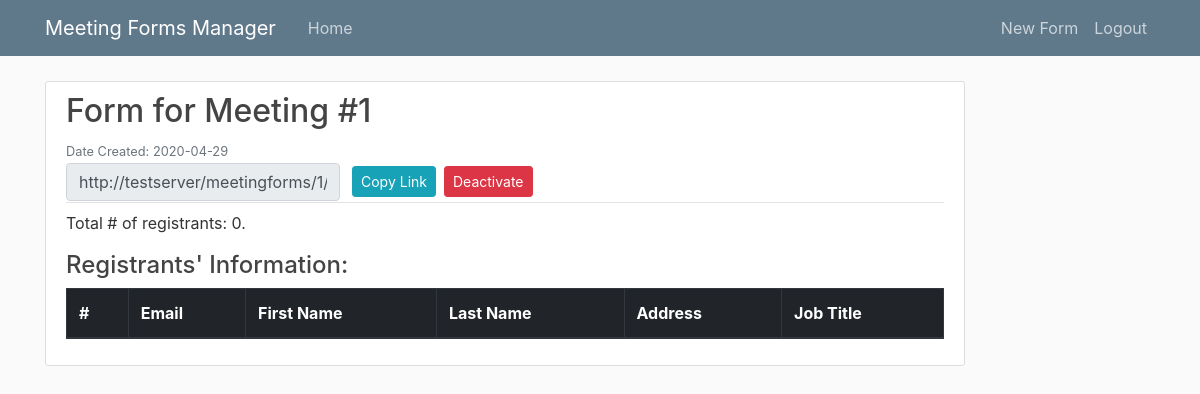
The app's page /meetingforms/1 (signed in), older data.
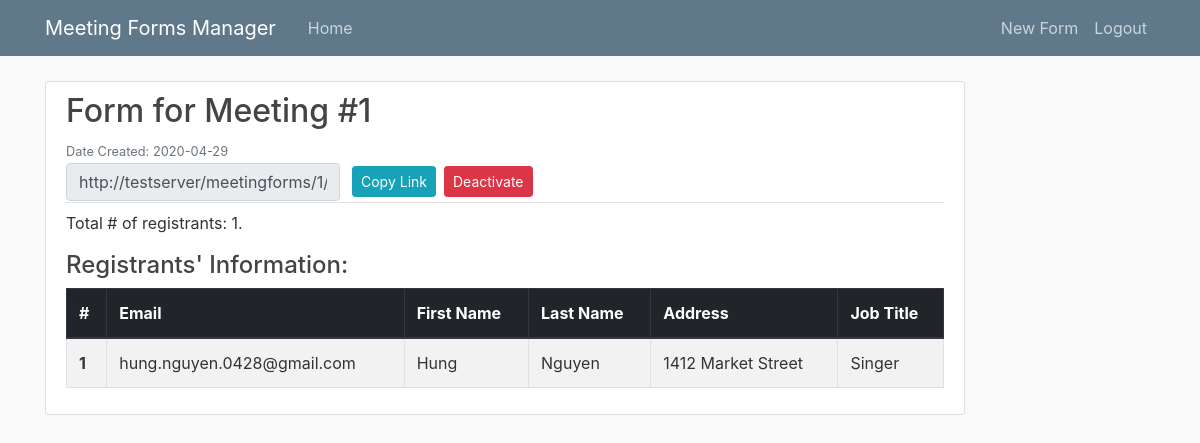
The same page, newer data.
### zoom_app/models.py (models this page shows, shortened)
class MeetingForm(db.Model):
    id = db.Column(db.Integer, primary_key=True)
    meeting_id = db.Column(BIGINT(unsigned=True), nullable=False)
    meeting_form_name = db.Column(db.String(200), nullable=False)
    date_created = db.Column(db.DateTime, nullable=False, default=datetime.utcnow)
    active = db.Column(db.Boolean, nullable=False)
    user_id = db.Column(db.Integer, db.ForeignKey('user.id'), nullable=False)
    registrants = db.relationship('Registrant', backref='register_form', lazy=True)

class Registrant(db.Model):
    id = db.Column(db.Integer, primary_key=True)
    email = db.Column(db.String(120), nullable=False)
    first_name = db.Column(db.String(50), nullable=False)
    last_name = db.Column(db.String(50), nullable=False)
    address = db.Column(db.String(50))
    job_title = db.Column(db.String(50))
    date_registered = db.Column(db.DateTime, nullable=False, default=datetime.utcnow)
    meeting_form_id = db.Column(db.Integer, db.ForeignKey('meeting_form.id'), nullable=False)

### zoom_app/routes.py (the view)
@app.route("/meetingforms/<int:meeting_form_id>", methods=['GET', 'POST'])
@login_required
def meeting_form(meeting_form_id):
    meeting_form = MeetingForm.query.get_or_404(meeting_form_id)
    if meeting_form.creator != current_user:
        abort(403)
    return render_template(
        "meeting_form.html",
        title=meeting_form.meeting_form_name,
        meeting_form=meeting_form,
        view_link=f"{request.base_url}/view"
    )

### zoom_app/models.py (called while the page is built)
@login_manager.user_loader
def load_user(user_id):
    return User.query.get(int(user_id))

### zoom_app/routes.py (called while the page is built)
@app.context_processor
def utility_processor():
    def list_length(lst):
        return len(lst)
    def return_idx_in_list(item, lst):
        return lst.index(item)
    return dict(list_length=list_length, return_idx_in_list=return_idx_in_list)

### zoom_app/templates/meeting_form.html (shortened to what this page needs)
{% extends "layout.html" %}
{% block content %}
<div class="col-md-10">
  <article class="media content-section">
    <div class="media-body">
      <div class="article-metadata">
        <h2 class="mr-2" disabled="true">{{ meeting_form.meeting_form_name }}</h2>
        <small class="text-muted">Date Created: {{ meeting_form.date_created.strftime('%Y-%m-%d') }}</small>
        <div>
          <form class="form-inline">
            <input type="text" class="form-control mr-2" value="{{ view_link }}" id="meeting-link" readonly>
            <button type="button" class="btn btn-info btn-sm m-1" onclick="copyLink()">Copy Link</button>
            {% if meeting_form.active %}
              <button type="button" class="btn btn-danger btn-sm m-1" data-toggle="modal" data-target="#toggleModal">Deactivate</button>
            {% else %}
              <button type="button" class="btn btn-success btn-sm m-1" data-toggle="modal" data-target="#toggleModal">Activate</button>
            {% endif %}
          </form>
        </div>
      </div>
      <div class="mt-2">
        <p>Total # of registrants: {{ list_length(meeting_form.registrants) }}.</p>
      </div>
      <div>
        <h4>Registrants' Information:</h4>
        <table class="table table-bordered table-striped">
          <thead class="thead-dark">
            <tr>
              <th scope="col">#</th>
              <th scope="col">Email</th>
              <th scope="col">First Name</th>
              <th scope="col">Last Name</th>
              <th scope="col">Address</th>
              <th scope="col">Job Title</th>
            </tr>
          </thead>
          <tbody>
            {% for registrant in meeting_form.registrants %}
              <tr>
                <th scope="row">{{ return_idx_in_list(registrant, meeting_form.registrants) + 1 }}</th>
                <td>{{ registrant.email }}</td>
                <td>{{ registrant.first_name }}</td>
                <td>{{ registrant.last_name }}</td>
                <td>{{ registrant.address }}</td>
                <td>{{ registrant.job_title }}</td>
              </tr>
            {% endfor %}
          </tbody>
        </table>
      </div>
    </div>
  </article>
</div>
{% endblock content %}

### zoom_app/templates/layout.html (shortened to what this page needs)
<!DOCTYPE html>
<html>
<head>
    <link rel="stylesheet" href="https://maxcdn.bootstrapcdn.com/bootstrap/4.0.0/css/bootstrap.min.css">
    <link rel="stylesheet" type="text/css" href="{{ url_for('static', filename='main.css') }}">
</head>
<body>
    <header class="site-header">
      <nav class="navbar navbar-expand-md navbar-dark bg-steel fixed-top">
        <div class="container">
          <a class="navbar-brand mr-4" href="/">Meeting Forms Manager</a>
          <div class="collapse navbar-collapse" id="navbarToggle">
            <div class="navbar-nav mr-auto">
              <a class="nav-item nav-link" href="{{ url_for('home') }}">Home</a>
            </div>
            <div class="navbar-nav">
              {% if current_user.is_authenticated %}
                <a class="nav-item nav-link" href="{{ url_for('new_form') }}">New Form</a>
                <a class="nav-item nav-link" href="{{ url_for('logout') }}">Logout</a>
              {% else %}
                <a class="nav-item nav-link" href="{{ url_for('login') }}">Login</a>
                <a class="nav-item nav-link" href="{{ url_for('register') }}">Register</a>
              {% endif %}
            </div>
          </div>
        </div>
      </nav>
    </header>
    <main role="main" class="container">
      <div class="row">
        <div class="col-md-8">
        </div>
      </div>
      <div class="row">
        {% block content %}{% endblock %}
      </div>
    </main>
</body>
</html>

### zoom_app/static/main.css (style rules this page uses)
body { background: #fafafa; color: #333333; margin-top: 5rem; }
h1, h2, h3, h4, h5, h6 { color: #444444; }
.bg-steel { background-color: #5f788a; }
.site-header .navbar-nav .nav-link { color: #cbd5db; }
.content-section { background: #ffffff; padding: 10px 20px; border: 1px solid #dddddd; border-radius: 3px; margin-bottom: 20px; }
.article-metadata { padding-bottom: 1px; margin-bottom: 4px; border-bottom: 1px solid #e3e3e3 }

Row changes from the older to the newer data that the page shows:
added Registrant: return_idx_in_list "1", email "hung.nguyen.0428@gmail.com", first_name "Hung", last_name "Nguyen", address "1412 Market Street", job_title "Singer"
Text that changed along with them:
{{ list_length(meeting_form.registrants) }}: "0" → "1"
